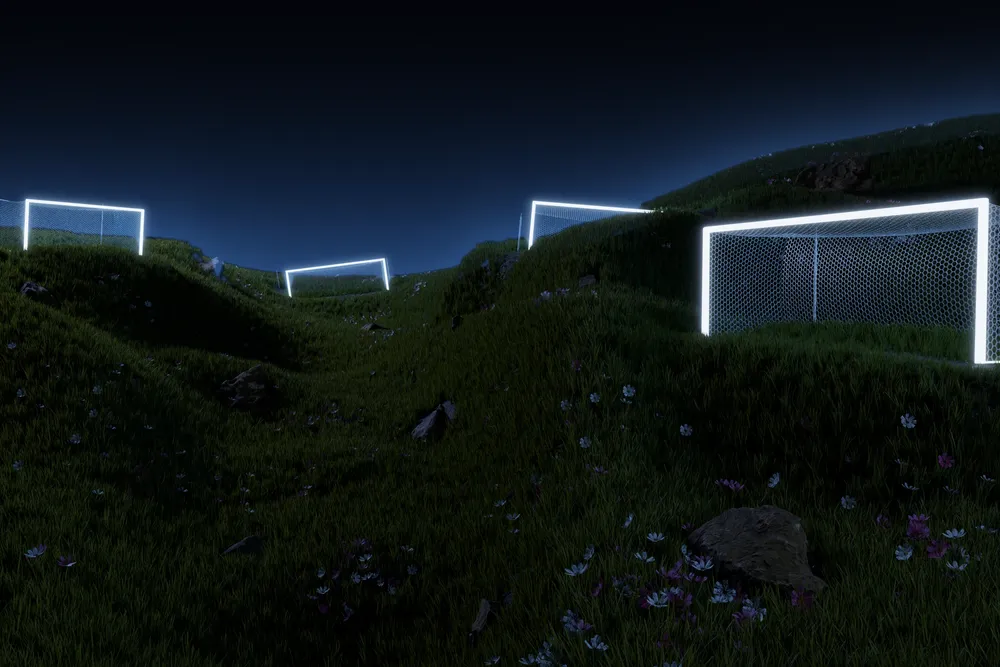
#> input picture assets/terrain.webp, 1000 x 667 px, shrunk from 2304 x 1536 before the run, found by its file name
$ python prepare-graphics.py
#> lines starting #> are read from the running program, lines starting #| are printed output that depends on the picture
from PIL import Image,ImageDraw,ImageFilter,ImageChops
from pathlib import Path
p=Path('/files/onze-v2/assets')
im=Image.open(p/'terrain.webp').convert('RGB'); w,h=im.size
#> further down, im is the input picture: PIL image 1000x667 RGB; mean R, G, B 16.3, 24.6, 26.2
#> after `w, h = im.size`: w = 1000; h = 667
# Extract the photograph's actual front frame and mesh, not an invented net.
lum=im.convert('L'); high=ImageChops.subtract(lum,lum.filter(ImageFilter.GaussianBlur(2)))
#> after `lum = im.convert('L')`:
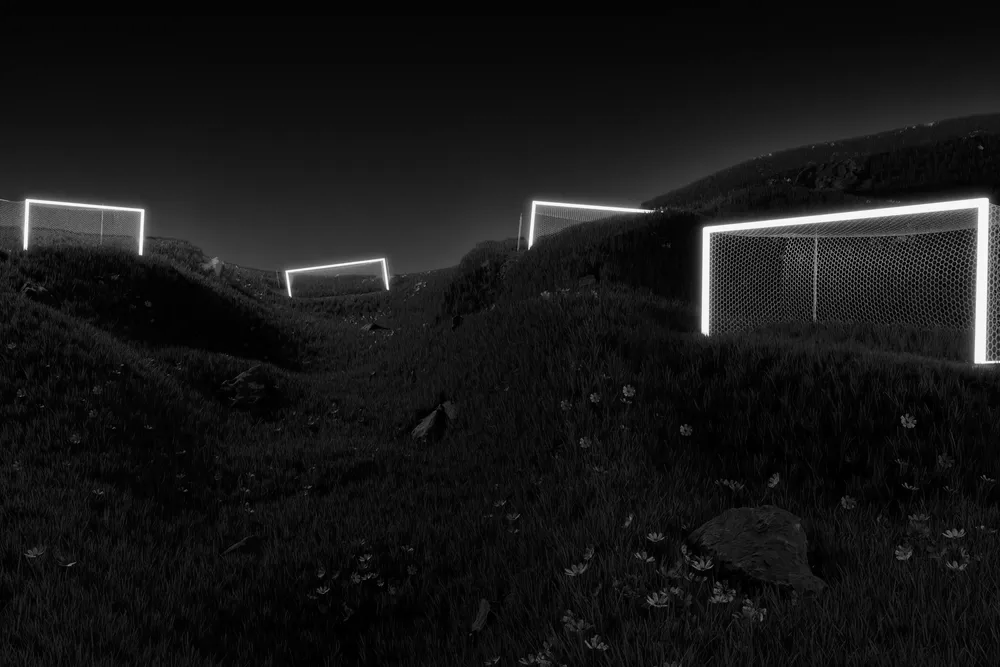
#> lum: PIL image 1000x667 L; min 0, max 255, mean 22.3
#> after `high = ImageChops.subtract(lum, lum.filter(ImageFilter.GaussianBlur(2)`:
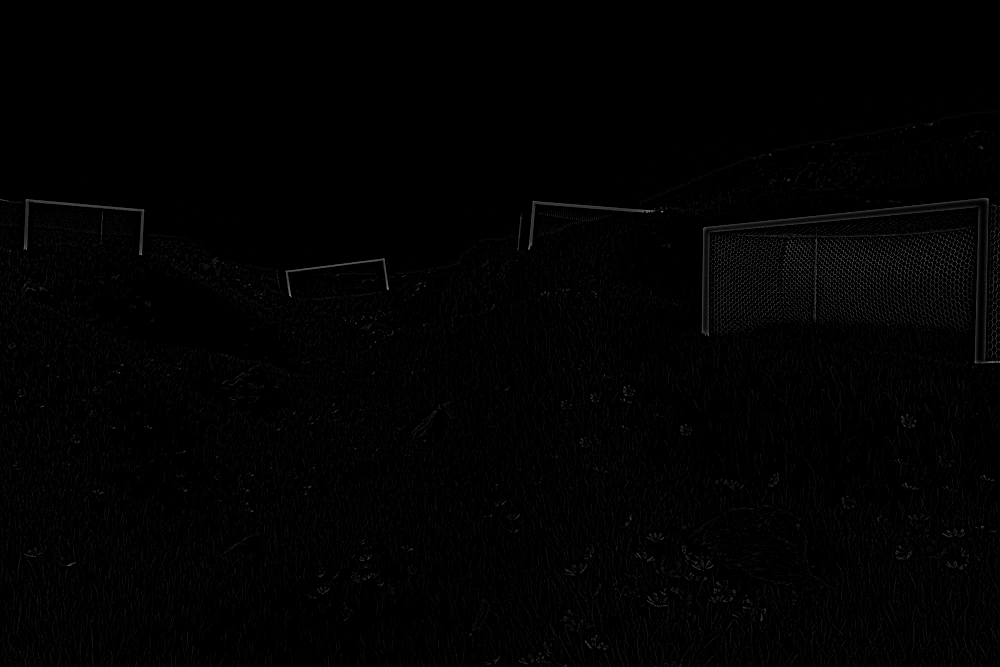
#> high: PIL image 1000x667 L; min 0, max 134, mean 2
a=high.point(lambda x:min(220,max(0,(x-2)*18)))
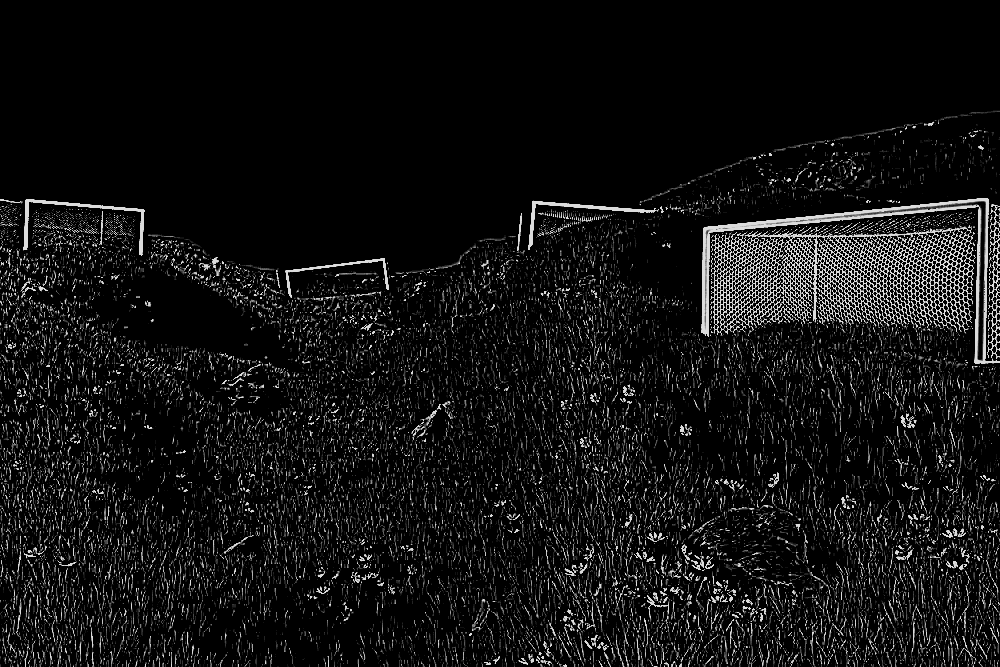
#> a: PIL image 1000x667 L; min 0, max 220, mean 18.2
region=Image.new('L',im.size);d=ImageDraw.Draw(region)
#> after `region = Image.new('L', im.size)`: region: PIL image 1000x667 L; every value is 0
d.polygon([(int(x*w),int(y*h)) for x,y in [(0.695,.333),(.992,.288),(.991,.552),(.695,.516)]],fill=255)
a=ImageChops.multiply(a,region)
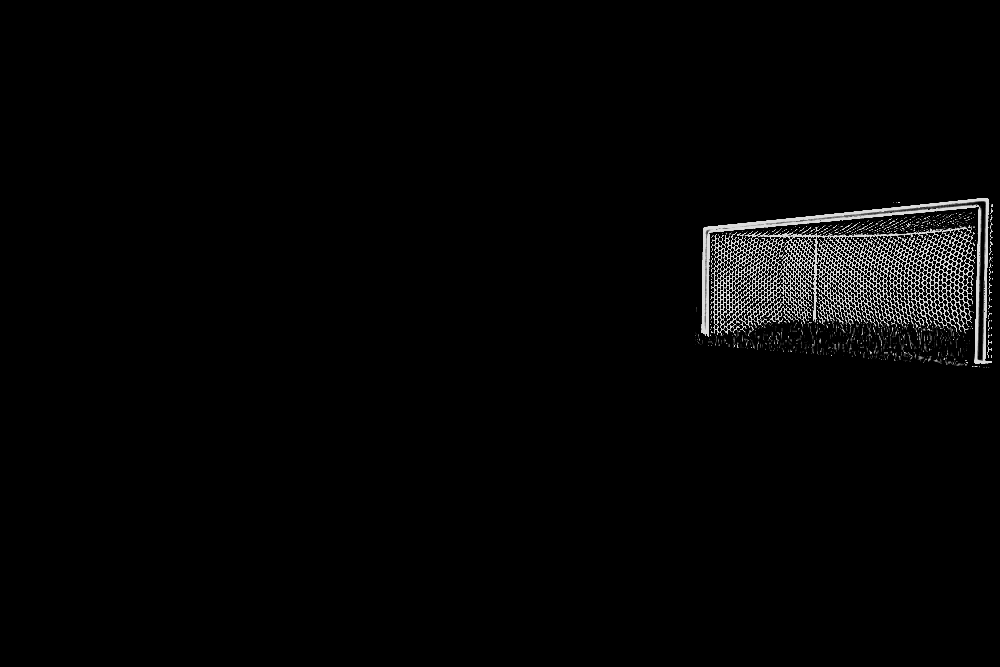
#> a: PIL image 1000x667 L; min 0, max 220, mean 5
out=im.convert('RGBA');out.putalpha(a);out.save(p/'goal-net.webp',lossless=True)
#> after `out.putalpha(a)`:
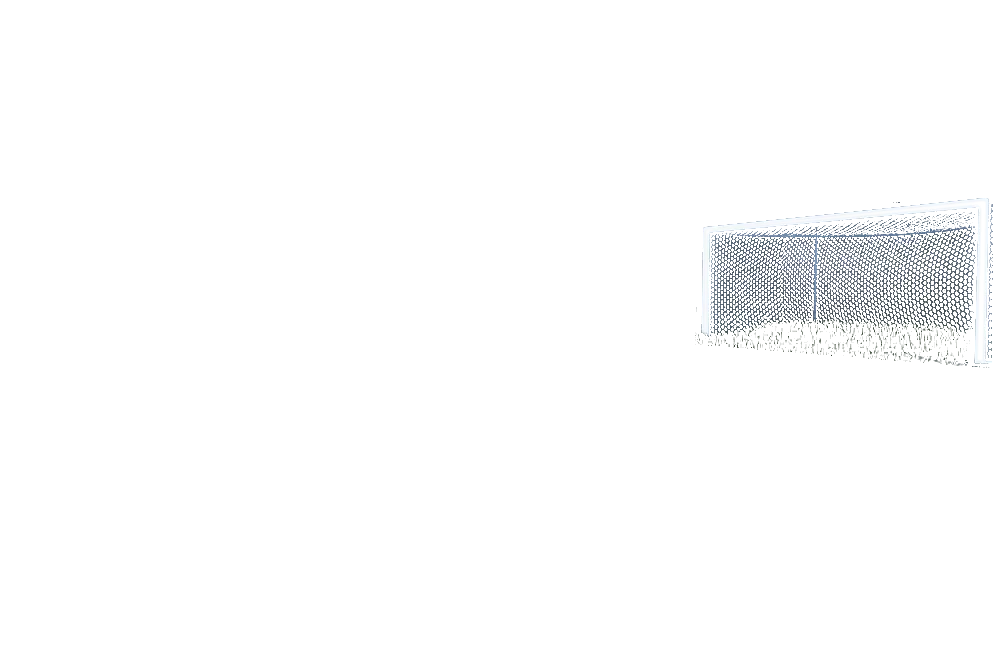
#> out: PIL image 1000x667 RGBA; mean R, G, B, A 16.3, 24.6, 26.2, 5; transparent parts drawn white
def svg(name,body,bg='#e7e8df'):
 (p/name).write_text(f'<svg xmlns="http://www.w3.org/2000/svg" viewBox="0 0 1000 1100"><rect width="1000" height="1100" fill="{bg}"/>{body}</svg>')
svg('project-identity.svg','<path d="M110 110h780v880H110z" fill="#2449e8"/><g fill="none" stroke="#f2f1e9" stroke-width="6"><path d="M230 260h540v530H230zM500 260v530"/><circle cx="500" cy="525" r="100"/><path d="M230 400h90v250h-90m540-250h-90v250h90"/></g><text x="500" y="205" text-anchor="middle" font-family="sans-serif" font-size="62" fill="#f2f1e9" font-weight="800">ONZE CONTRE ONZE</text><text x="500" y="900" text-anchor="middle" font-family="sans-serif" font-size="125" fill="#f2f1e9" font-weight="800">11:11</text>')
svg('project-motion.svg','<g fill="none" stroke="#eef0df" stroke-width="24"><ellipse cx="500" cy="550" rx="370" ry="180" transform="rotate(-35 500 550)"/><ellipse cx="500" cy="550" rx="280" ry="135" transform="rotate(-35 500 550)"/><ellipse cx="500" cy="550" rx="180" ry="85" transform="rotate(-35 500 550)"/></g><circle cx="500" cy="550" r="50" fill="#eef0df"/>', '#ec542f')
svg('project-edition.svg','<g fill="#18211b"><text x="70" y="190" font-family="serif" font-size="150" font-style="italic">Le jeu</text><text x="65" y="365" font-family="sans-serif" font-size="150" font-weight="800">SE JOUE</text><text x="70" y="530" font-family="serif" font-size="150" font-style="italic">aussi</text><text x="65" y="705" font-family="sans-serif" font-size="150" font-weight="800">AILLEURS.</text></g><path d="M80 800h840M80 830h840M80 860h840M80 890h840M80 920h840M80 950h840" stroke="#2449e8" stroke-width="12"/>')
svg('project-shirt.svg','<path d="M300 260 160 330l-95 205 170 80 65-100v400h400V515l65 100 170-80-95-205-140-70q-200 125-400 0" fill="#f2f1e9"/><text x="500" y="660" text-anchor="middle" font-size="175" font-family="sans-serif" font-weight="800" fill="#2449e8">11</text>', '#2449e8')
for color,fill,ink in [('blanc','#f3f1e7','#2449e8'),('noir','#202920','#f2f1e9')]:
 svg('tee-'+color+'.svg',f'<path d="M335 215 180 300 95 490 260 565 315 455v470h370V455l55 110 165-75-85-190-155-85q-165 110-330 0" fill="{fill}" stroke="#acb0a4" stroke-width="3"/><text x="500" y="565" text-anchor="middle" font-size="115" font-family="sans-serif" font-weight="800" fill="{ink}">onze.</text><text x="500" y="600" text-anchor="middle" font-size="17" letter-spacing="5" font-family="sans-serif" fill="{ink}">CULTURE FOOTBALL</text>')
